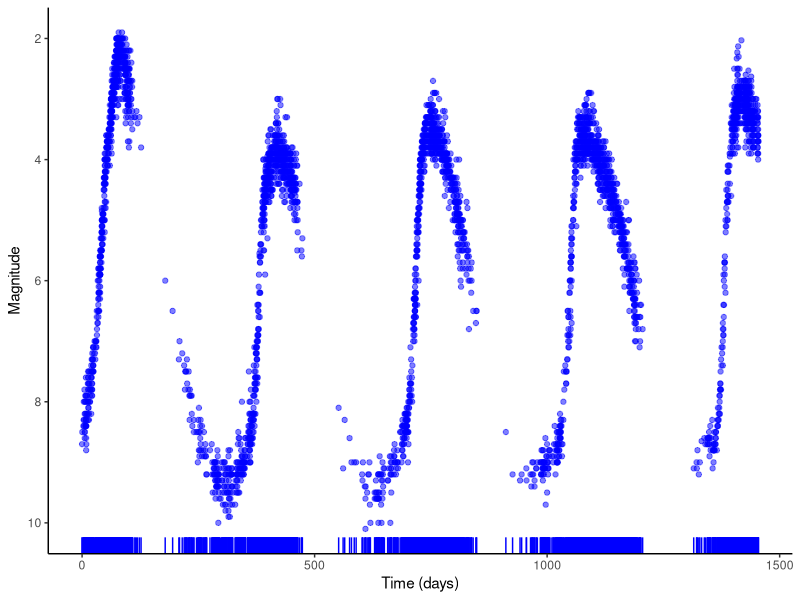
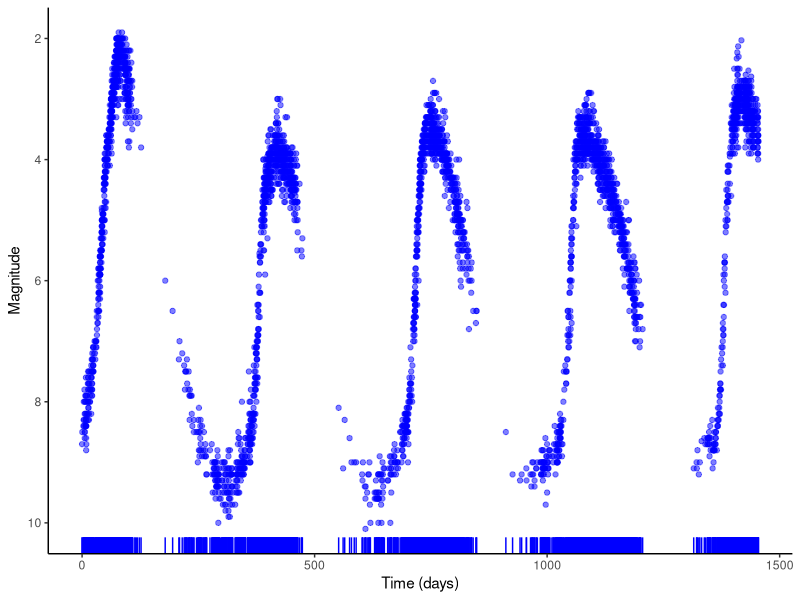

Here is the R script that generated these plots, in order:
## ---- chunk 1
library(conflicted)
library(readr)
library(here)
library(dplyr)
library(ggplot2)
## ---- chunk 2
mira_df <- read_csv(here("data_raw", "Omi_Ceti.csv"), col_types = "dd")
summary(mira_df)
## ---- chunk 3
#| fig-width: 10
#| fig-height: 4.5
#| message: false
mira_df |> 
    head(4000) |> 
    ggplot() +
    aes(x = day, y = magnitude) +
    geom_point(colour = "blue", alpha = 0.5) +
    geom_rug(sides = "b", colour = "blue") +
    scale_y_reverse() +
    labs(x = "Time (days)", y = "Magnitude") +
    theme_classic()

ggsave(here("figures", "mira_magn.jpg"))
